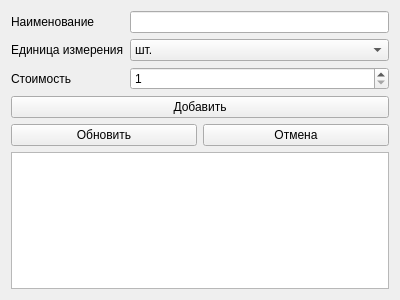
<?xml version="1.0" encoding="UTF-8"?>
<ui version="4.0">
 <class>Materials</class>
 <widget class="QWidget" name="Materials">
  <property name="geometry">
   <rect>
    <x>0</x>
    <y>0</y>
    <width>400</width>
    <height>300</height>
   </rect>
  </property>
  <property name="windowTitle">
   <string>Материалы</string>
  </property>
  <layout class="QVBoxLayout" name="verticalLayout">
   <item>
    <layout class="QFormLayout" name="formLayout">
     <item row="0" column="0">
      <widget class="QLabel" name="labelItemName">
       <property name="text">
        <string>Наименование</string>
       </property>
      </widget>
     </item>
     <item row="0" column="1">
      <widget class="QLineEdit" name="lineEditItemName"/>
     </item>
     <item row="1" column="0">
      <widget class="QLabel" name="labelUnit">
       <property name="text">
        <string>Единица измерения</string>
       </property>
      </widget>
     </item>
     <item row="1" column="1">
      <widget class="QComboBox" name="comboBoxUnits">
       <item>
        <property name="text">
         <string>шт.</string>
        </property>
       </item>
       <item>
        <property name="text">
         <string>пачка</string>
        </property>
       </item>
       <item>
        <property name="text">
         <string>кг.</string>
        </property>
       </item>
       <item>
        <property name="text">
         <string>коробка</string>
        </property>
       </item>
      </widget>
     </item>
     <item row="2" column="0">
      <widget class="QLabel" name="labelItemPrice">
       <property name="text">
        <string>Стоимость</string>
       </property>
      </widget>
     </item>
     <item row="2" column="1">
      <widget class="QSpinBox" name="spinBoxItemPrice">
       <property name="minimum">
        <number>1</number>
       </property>
       <property name="maximum">
        <number>999999</number>
       </property>
      </widget>
     </item>
    </layout>
   </item>
   <item>
    <widget class="QPushButton" name="pushButtonItemInsert">
     <property name="text">
      <string>Добавить</string>
     </property>
    </widget>
   </item>
   <item>
    <layout class="QHBoxLayout" name="horizontalLayoutEditing">
     <item>
      <widget class="QPushButton" name="pushButtonItemUpdate">
       <property name="text">
        <string>Обновить</string>
       </property>
      </widget>
     </item>
     <item>
      <widget class="QPushButton" name="pushButtonItemUpdateCancel">
       <property name="text">
        <string>Отмена</string>
       </property>
      </widget>
     </item>
    </layout>
   </item>
   <item>
    <widget class="QTableView" name="tableView"/>
   </item>
  </layout>
 </widget>
 <resources/>
 <connections/>
</ui>
